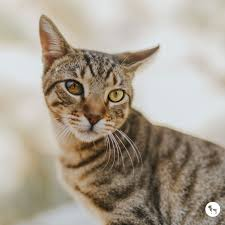
#> input picture image.jpg, 225 x 225 px, found by its file name
$ python name.py
#> lines starting #> are read from the running program, lines starting #| are printed output that depends on the picture; after the words box and inside, x2 and y2 are one past the last pixel; in counts of white or black regions, pixels touching at a corner belong together
import cv2
import matplotlib.pyplot as plt
#how to read an image
img=cv2.imread(r"C:\\Users\\gouri\\CV and dl\\image.jpg")#loads pixel values from memory
#> img is the input picture: shape (225, 225, 3); mean B, G, R 145.3, 159.5, 169.5
img_rgb=cv2.cvtColor(img,cv2.COLOR_BGR2RGB)#converts the image from BGR to RGB color space
plt.imshow(img_rgb)#loads pixel values from memory
print(img_rgb)
#> (printed output is left out)
print(img_rgb[0,0])#prints the pixel value at the top left corner of the image
#| [220 215 211]
img_rgb[0,0]=[255,0,0]#changes the pixel value at the top left corner of the image to red
#> img_rgb: shape (225, 225, 3); mean R, G, B 169.5, 159.5, 145.3
#since img bdi h toh aise nhi dikhenge pixel values we have to resize it
img_rgb=cv2.resize(img_rgb,(40,40))#resizing the image to 40x40 pixels pixel ko  bda dekhne ke lie
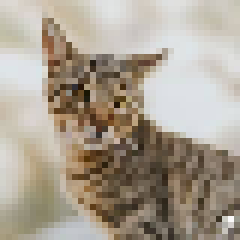
#> img_rgb: shape (40, 40, 3) (shown 6 times larger); mean R, G, B 169.3, 159.2, 145.1


img_rgb[0][0]=[255,0,0]#changes the pixel value at the top left corner of the image to red
#> img_rgb: shape (40, 40, 3); 0.06% of pixels changed, all inside (x1, y1, x2, y2) = (0, 0, 1, 1)
plt.imshow(img_rgb)#loads pixel values from memory
plt.show()
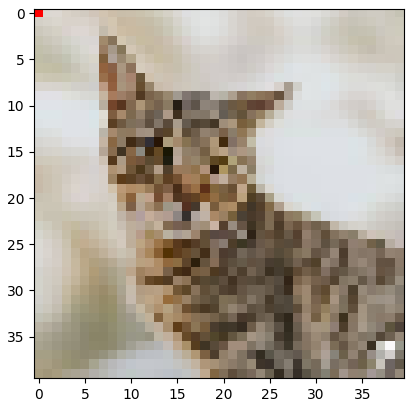
#> figure drawn by matplotlib, 1 panel
